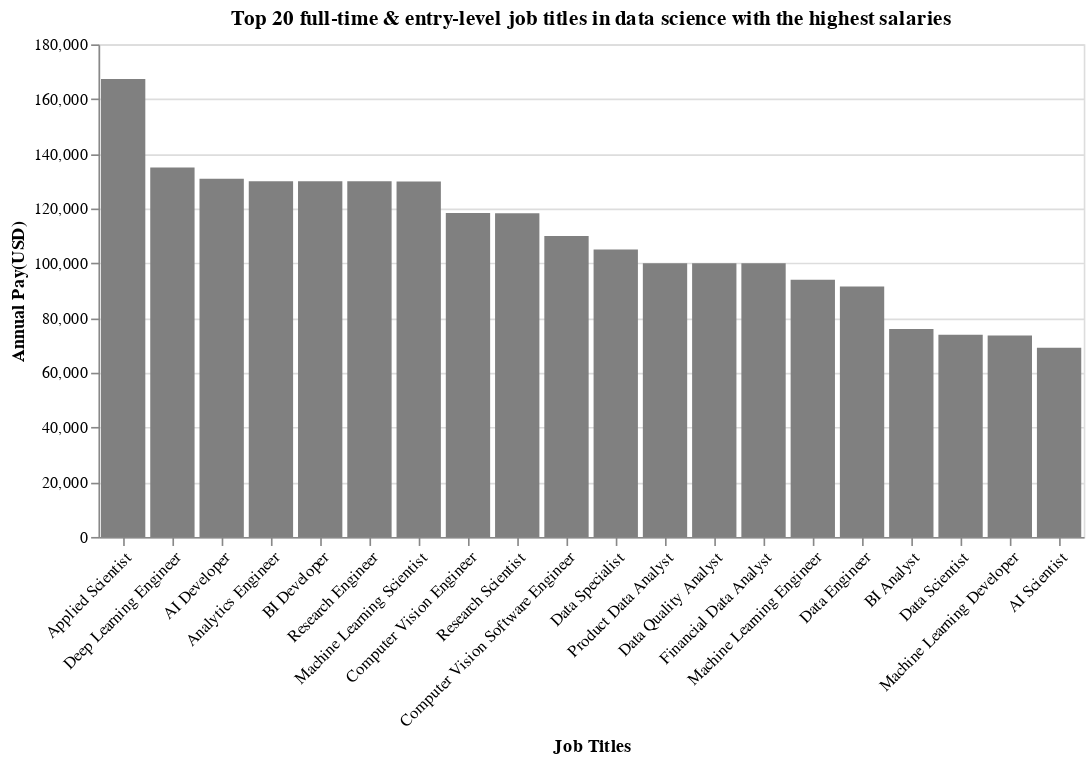

Here is the notebook cell this chart was saved with:
### Code cell
# Create a bar chart for the Top 20 full-time & entry-level job titles with the highest salaries
basechart2 = alt.Chart(top20_salary, title = 'Top 20 full-time & entry-level job titles in data science with the highest salaries').mark_bar(color = 'grey').encode(
    x = alt.X('job_title:N', title = 'Job Titles', sort = '-y', axis=alt.Axis(labelAngle=-45)),
    y = alt.Y('salary_in_usd:Q', title = 'Annual Pay(USD)'),
    tooltip = 'salary_in_usd'
).properties(width = 600, height = 300)

basechart2

### Figure 1 — Vega-Lite specification as saved in the notebook (floating-point values rounded to 4 significant figures)
{"config": {"view": {"continuousWidth": 400, "continuousHeight": 300}}, "data": {"name": "data-a3ed4cf13185368f3d880512ceb9f11e"}, "mark": {"type": "bar", "color": "grey"}, "encoding": {"tooltip": {"field": "salary_in_usd", "type": "quantitative"}, "x": {"axis": {"labelAngle": -45}, "field": "job_title", "sort": "-y", "title": "Job Titles", "type": "nominal"}, "y": {"field": "salary_in_usd", "title": "Annual Pay(USD)", "type": "quantitative"}}, "height": 300, "title": "Top 20 full-time & entry-level job titles in data science with the highest salaries", "width": 600, "$schema": "https://vega.github.io/schema/vega-lite/v4.17.0.json", "datasets": {"data-a3ed4cf13185368f3d880512ceb9f11e": [{"job_title": "Applied Scientist", "salary_in_usd": 167400.0}, {"job_title": "Deep Learning Engineer", "salary_in_usd": 135000.0}, {"job_title": "AI Developer", "salary_in_usd": 130900.0}, {"job_title": "Analytics Engineer", "salary_in_usd": 130000.0}, {"job_title": "BI Developer", "salary_in_usd": 130000.0}, {"job_title": "Research Engineer", "salary_in_usd": 130000.0}, {"job_title": "Machine Learning Scientist", "salary_in_usd": 129800.0}, {"job_title": "Computer Vision Engineer", "salary_in_usd": 118300.0}, {"job_title": "Research Scientist", "salary_in_usd": 118300.0}, {"job_title": "Computer Vision Software Engineer", "salary_in_usd": 110000.0}, {"job_title": "Data Specialist", "salary_in_usd": 105000.0}, {"job_title": "Product Data Analyst", "salary_in_usd": 100000.0}, {"job_title": "Data Quality Analyst", "salary_in_usd": 100000.0}, {"job_title": "Financial Data Analyst", "salary_in_usd": 100000.0}, {"job_title": "Machine Learning Engineer", "salary_in_usd": 93990.0}, {"job_title": "Data Engineer", "salary_in_usd": 91530.0}, {"job_title": "BI Analyst", "salary_in_usd": 76000.0}, {"job_title": "Data Scientist", "salary_in_usd": 73920.0}, {"job_title": "Machine Learning Developer", "salary_in_usd": 73600.0}, {"job_title": "AI Scientist", "salary_in_usd": 69090.0}]}}
